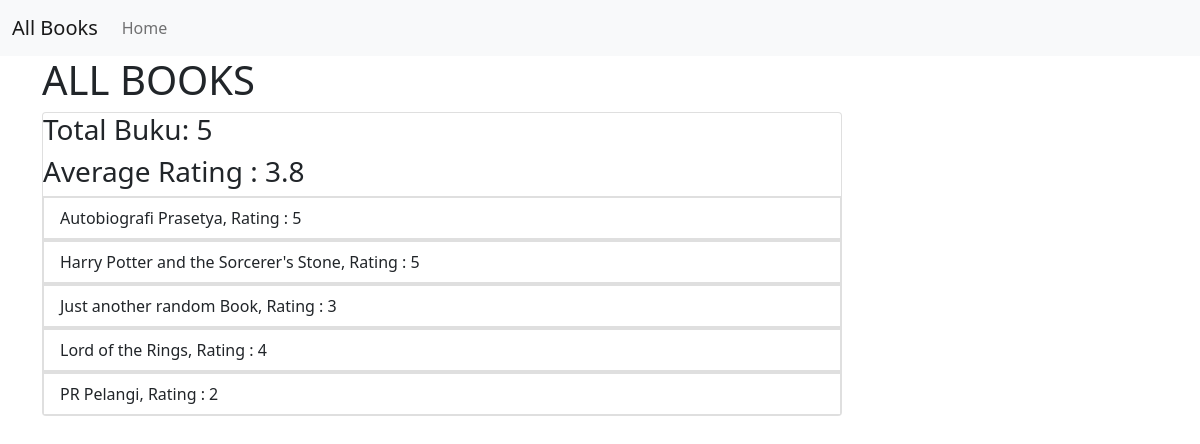
The page /data/ on the database as committed earlier.
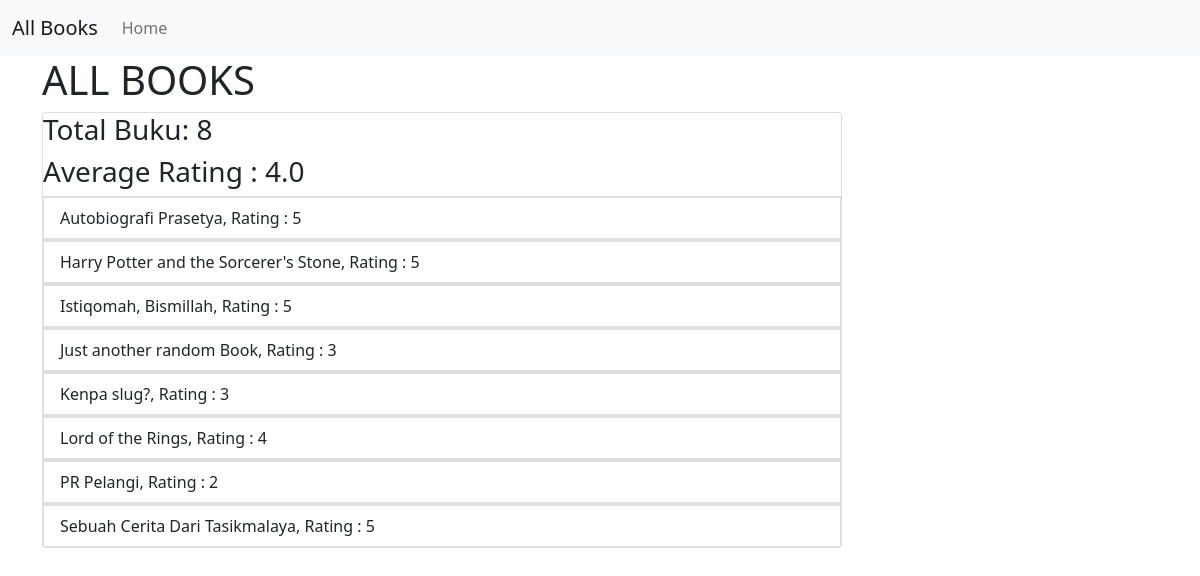
The same page on the database as committed later.
### data_model/models.py (models this page shows, shortened)
class Book(models.Model):
    title = models.CharField(max_length=50)
    rating = models.IntegerField(
        validators=[MinValueValidator(1), MaxValueValidator(5)])
    author = models.CharField(null=True, max_length=100)
    is_bestselling = models.BooleanField(default=False)
    slug = models.SlugField(default="", blank=True,
                            null=False, editable=False, db_index=True)

### data_model/views.py (the view)
# urls.py: path("", views.index, name='HomeTemplate'),
def index(request):
    context = {
        'all_book': books,
        'num_books': num_books,
        'avg_rating': avg_rating,
    }
    return render(request, 'data_model/index.html', context)

### data_model/templates/data_model/index.html (shortened to what this page needs)
{% extends 'data_model/base.html' %}
{% block Header %} ALL BOOKS {% endblock Header %}
{% block content %}
<div class="card mt-10" style="width: 50rem;">
    <h3>Total Buku: {{num_books}}</h3>
    <h3>Average Rating : {{avg_rating.rating__avg}}</h3>
    {% for book in all_book %}
    <ul class="list-group list-group-flush">
        <a href={% url 'DataBooks' book.slug %} class="text-decoration-none">
            <li class="list-group-item">{{ book.title }}, Rating : {{ book.rating }}</li>
        </a>
    </ul>
    {% endfor %}
</div>
{% endblock content %}

Rows that differ between the two databases and show on the page:
added Book: title "Istiqomah, Bismillah", rating "5"
added Book: title "Kenpa slug?", rating "3"
added Book: title "Sebuah Cerita Dari Tasikmalaya", rating "5"
Other text that changed with them:
{{ num_books }}: "5" → "8"
{{ avg_rating.rating__avg }}: "3.8" → "4.0"
